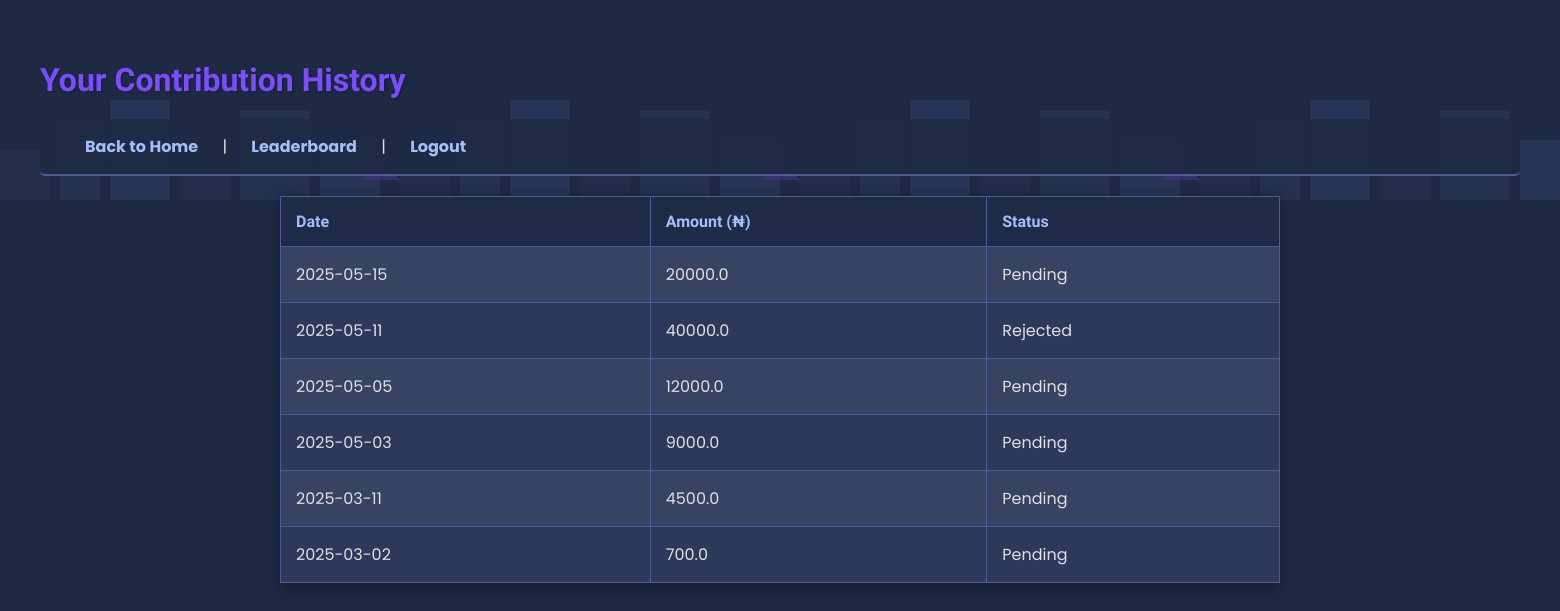
The app's page /history (signed in) with its own data.
### tables this page shows
CREATE TABLE contributions 
                 (id INTEGER PRIMARY KEY, user_id INTEGER, amount REAL, date TEXT, status INTEGER DEFAULT 0, 
                 FOREIGN KEY (user_id) REFERENCES users(id));

### app.py (the view)
@app.route('/history')
@login_required
def history():
    conn = sqlite3.connect(os.path.join(os.path.dirname(__file__), 'group.db'))
    c = conn.cursor()
    c.execute('''SELECT amount, date, status
                 FROM contributions
                 WHERE user_id = ?
                 ORDER BY date DESC''', (current_user.id,))
    history_data = c.fetchall()
    conn.close()
    return render_template('history.html', history=history_data)

### app.py (called while the page is built)
@login_manager.user_loader
def load_user(user_id):
    conn = sqlite3.connect(os.path.join(os.path.dirname(__file__), 'group.db'))
    c = conn.cursor()
    c.execute("SELECT id, email, name, is_admin FROM users WHERE id = ?", (user_id,))
    user_data = c.fetchone()
    conn.close()
    if user_data:
        return User(user_data[0], user_data[1], user_data[2], user_data[3])
    return None

### templates/history.html (shortened to what this page needs)
<!DOCTYPE html>
<html lang="en">
<head>
    <link rel="stylesheet" href="{{ url_for('static', filename='style.css') }}">
</head>
<body>
    <h1>Your Contribution History</h1>
    <nav>
        <a href="/">Back to Home</a> | <a href="/leaderboard">Leaderboard</a> | <a href="/logout">Logout</a>
    </nav>
    <table>
        <tr>
            <th>Date</th>
            <th>Amount (₦)</th>
            <th>Status</th>
        </tr>
        {% for amount, date, status in history %}
        <tr>
            <td>{{ date }}</td>
            <td>{{ amount|float|round(2) }}</td>
            <td>{{ 'Pending' if status == 0 else 'Approved' if status == 1 else 'Rejected' }}</td>
        </tr>
        {% endfor %}
    </table>
</body>
</html>

### static/style.css (style rules this page uses)
body { margin: 0; padding: 40px; font-family: 'Poppins', sans-serif; color: #e0e0e0; min-height: 100vh; background: #1e2a44; position: relative; overflow-x: hidden; animation: fadeIn 1s ease-in; }
body::before { content: ''; position: absolute; top: 0; left: 0; width: 200%; height: 100%; background-size: 400px 200px; animation: moveCity 25s linear infinite; z-index: -1; opacity: 0.3; }
h1 { font-family: 'Bungee', cursive; color: #7b4dff; text-shadow: 1px 1px 3px rgba(0, 0, 0, 0.3); animation: slideIn 0.8s ease-out; margin-bottom: 20px; }
nav { background: rgba(30, 42, 68, 0.9); padding: 15px 25px; border-bottom: 2px solid #4a5c99; border-radius: 5px; margin-bottom: 20px; }
nav a { color: #a3bffa; text-decoration: none; margin: 0 20px; font-weight: 700; transition: color 0.3s, transform 0.3s; }
table { width: 90%; max-width: 1000px; margin: 0 auto 20px; border-collapse: collapse; background: rgba(46, 59, 94, 0.9); box-shadow: 0 4px 15px rgba(0, 0, 0, 0.4); animation: fadeIn 1s ease-in; }
th, td { border: 1px solid #4a5c99; padding: 15px; text-align: left; }
th { background: rgba(30, 42, 68, 0.9); color: #a3bffa; font-family: 'Bungee', cursive; }
tr:nth-child(even) { background: rgba(255, 255, 255, 0.05); }

### records on screen
contributions: date "2025-05-15", amount "20000.0", status "Pending"
contributions: date "2025-05-11", amount "40000.0", status "Rejected"
contributions: date "2025-05-05", amount "12000.0", status "Pending"
contributions: date "2025-05-03", amount "9000.0", status "Pending"
contributions: date "2025-03-11", amount "4500.0", status "Pending"
contributions: date "2025-03-02", amount "700.0", status "Pending"
